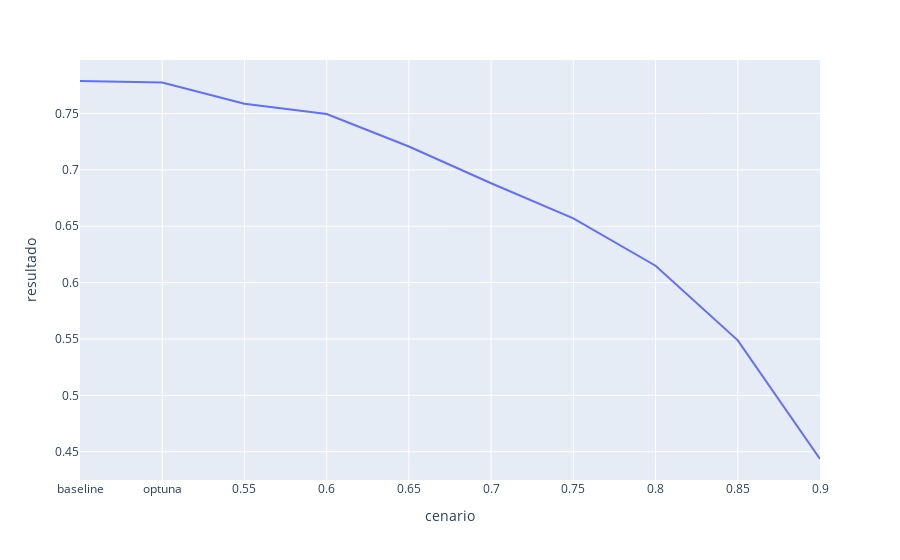

The notebook cell saved with this chart:
### Code cell
# Apresentar Resultados dos F1 Scores

px.line(df_threshold_results, x="cenario", y='resultado')

### Figure 1 — Plotly figure (JSON) as saved in the notebook; plotly's stock layout.template omitted (floating-point values rounded to 4 significant figures)
{"data": [{"hovertemplate": "cenario=%{x}<br>resultado=%{y}<extra></extra>", "legendgroup": "", "line": {"color": "#636efa", "dash": "solid"}, "marker": {"symbol": "circle"}, "mode": "lines", "name": "", "orientation": "v", "showlegend": false, "type": "scatter", "x": ["baseline", "optuna", "0.55", "0.6", "0.65", "0.7", "0.75", "0.8", "0.85", "0.9"], "xaxis": "x", "y": [0.7788, 0.7775, 0.7586, 0.7496, 0.7207, 0.6881, 0.6569, 0.6149, 0.5488, 0.4435], "yaxis": "y"}], "layout": {"legend": {"tracegroupgap": 0}, "margin": {"t": 60}, "xaxis": {"anchor": "y", "domain": [0, 1], "title": {"text": "cenario"}}, "yaxis": {"anchor": "x", "domain": [0, 1], "title": {"text": "resultado"}}}}
